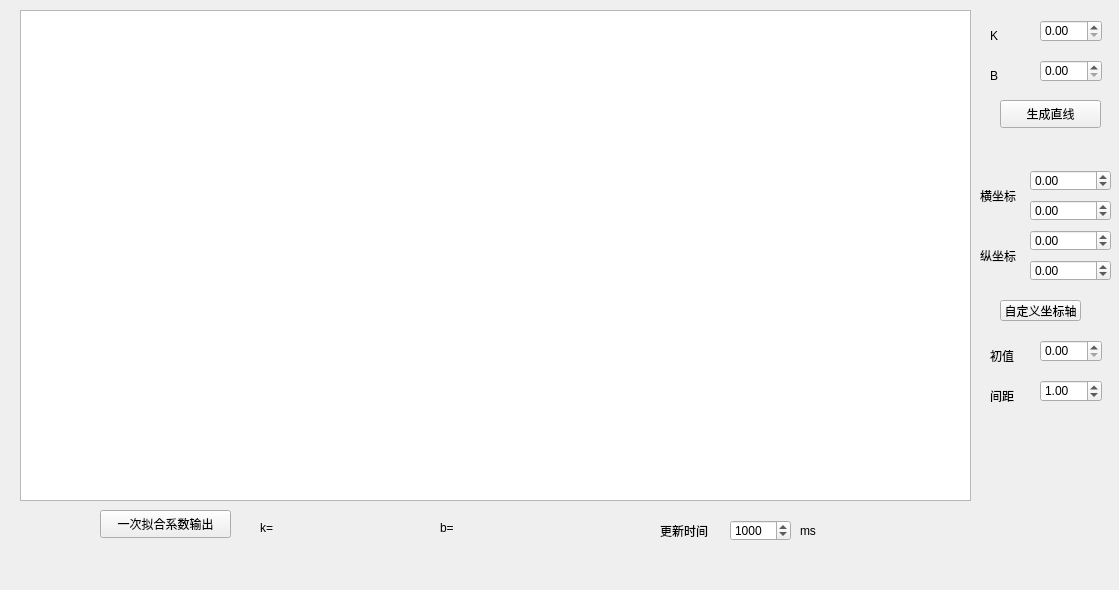
<?xml version="1.0" encoding="UTF-8"?>
<ui version="4.0">
 <class>chart2</class>
 <widget class="QWidget" name="chart2">
  <property name="geometry">
   <rect>
    <x>0</x>
    <y>0</y>
    <width>1119</width>
    <height>590</height>
   </rect>
  </property>
  <property name="windowTitle">
   <string>Form</string>
  </property>
  <widget class="QLabel" name="label_2">
   <property name="geometry">
    <rect>
     <x>260</x>
     <y>520</y>
     <width>151</width>
     <height>16</height>
    </rect>
   </property>
   <property name="text">
    <string>k=     </string>
   </property>
  </widget>
  <widget class="QPushButton" name="pushButton_2">
   <property name="geometry">
    <rect>
     <x>1000</x>
     <y>100</y>
     <width>101</width>
     <height>28</height>
    </rect>
   </property>
   <property name="text">
    <string>生成直线</string>
   </property>
  </widget>
  <widget class="QChartView" name="listWidget">
   <property name="geometry">
    <rect>
     <x>20</x>
     <y>10</y>
     <width>951</width>
     <height>491</height>
    </rect>
   </property>
  </widget>
  <widget class="QPushButton" name="pushButton_3">
   <property name="geometry">
    <rect>
     <x>100</x>
     <y>510</y>
     <width>131</width>
     <height>28</height>
    </rect>
   </property>
   <property name="text">
    <string>一次拟合系数输出</string>
   </property>
  </widget>
  <widget class="QLabel" name="label_3">
   <property name="geometry">
    <rect>
     <x>440</x>
     <y>520</y>
     <width>161</width>
     <height>16</height>
    </rect>
   </property>
   <property name="text">
    <string>b=</string>
   </property>
  </widget>
  <widget class="QDoubleSpinBox" name="doubleSpinBox">
   <property name="geometry">
    <rect>
     <x>1040</x>
     <y>20</y>
     <width>62</width>
     <height>22</height>
    </rect>
   </property>
  </widget>
  <widget class="QDoubleSpinBox" name="doubleSpinBox_2">
   <property name="geometry">
    <rect>
     <x>1040</x>
     <y>60</y>
     <width>62</width>
     <height>22</height>
    </rect>
   </property>
  </widget>
  <widget class="QLabel" name="label">
   <property name="geometry">
    <rect>
     <x>990</x>
     <y>30</y>
     <width>54</width>
     <height>12</height>
    </rect>
   </property>
   <property name="text">
    <string>K</string>
   </property>
  </widget>
  <widget class="QLabel" name="label_4">
   <property name="geometry">
    <rect>
     <x>990</x>
     <y>70</y>
     <width>54</width>
     <height>12</height>
    </rect>
   </property>
   <property name="text">
    <string>B</string>
   </property>
  </widget>
  <widget class="QSpinBox" name="spinBox">
   <property name="geometry">
    <rect>
     <x>730</x>
     <y>520</y>
     <width>61</width>
     <height>21</height>
    </rect>
   </property>
   <property name="maximum">
    <number>10000</number>
   </property>
   <property name="value">
    <number>1000</number>
   </property>
   <property name="displayIntegerBase">
    <number>10</number>
   </property>
  </widget>
  <widget class="QLabel" name="label_5">
   <property name="geometry">
    <rect>
     <x>660</x>
     <y>520</y>
     <width>61</width>
     <height>21</height>
    </rect>
   </property>
   <property name="text">
    <string>更新时间</string>
   </property>
  </widget>
  <widget class="QLabel" name="label_6">
   <property name="geometry">
    <rect>
     <x>800</x>
     <y>520</y>
     <width>51</width>
     <height>21</height>
    </rect>
   </property>
   <property name="text">
    <string>ms</string>
   </property>
  </widget>
  <widget class="QLabel" name="label_8">
   <property name="geometry">
    <rect>
     <x>980</x>
     <y>190</y>
     <width>54</width>
     <height>12</height>
    </rect>
   </property>
   <property name="text">
    <string>横坐标</string>
   </property>
  </widget>
  <widget class="QLabel" name="label_9">
   <property name="geometry">
    <rect>
     <x>980</x>
     <y>250</y>
     <width>53</width>
     <height>12</height>
    </rect>
   </property>
   <property name="text">
    <string>纵坐标</string>
   </property>
  </widget>
  <widget class="QPushButton" name="pushButton">
   <property name="geometry">
    <rect>
     <x>1000</x>
     <y>300</y>
     <width>81</width>
     <height>21</height>
    </rect>
   </property>
   <property name="text">
    <string>自定义坐标轴</string>
   </property>
  </widget>
  <widget class="QDoubleSpinBox" name="doubleSpinBox_3">
   <property name="geometry">
    <rect>
     <x>1030</x>
     <y>170</y>
     <width>81</width>
     <height>21</height>
    </rect>
   </property>
   <property name="minimum">
    <double>-99999999.000000000000000</double>
   </property>
   <property name="maximum">
    <double>99999999.000000000000000</double>
   </property>
  </widget>
  <widget class="QDoubleSpinBox" name="doubleSpinBox_4">
   <property name="geometry">
    <rect>
     <x>1030</x>
     <y>200</y>
     <width>81</width>
     <height>21</height>
    </rect>
   </property>
   <property name="minimum">
    <double>-99999999.000000000000000</double>
   </property>
   <property name="maximum">
    <double>99999999.000000000000000</double>
   </property>
  </widget>
  <widget class="QDoubleSpinBox" name="doubleSpinBox_5">
   <property name="geometry">
    <rect>
     <x>1030</x>
     <y>230</y>
     <width>81</width>
     <height>21</height>
    </rect>
   </property>
   <property name="minimum">
    <double>-99999999.000000000000000</double>
   </property>
   <property name="maximum">
    <double>99999999.000000000000000</double>
   </property>
  </widget>
  <widget class="QDoubleSpinBox" name="doubleSpinBox_6">
   <property name="geometry">
    <rect>
     <x>1030</x>
     <y>260</y>
     <width>81</width>
     <height>21</height>
    </rect>
   </property>
   <property name="minimum">
    <double>-99999999.000000000000000</double>
   </property>
   <property name="maximum">
    <double>99999999.000000000000000</double>
   </property>
  </widget>
  <widget class="QDoubleSpinBox" name="doubleSpinBox_7">
   <property name="geometry">
    <rect>
     <x>1040</x>
     <y>340</y>
     <width>62</width>
     <height>22</height>
    </rect>
   </property>
  </widget>
  <widget class="QLabel" name="label_7">
   <property name="geometry">
    <rect>
     <x>990</x>
     <y>350</y>
     <width>54</width>
     <height>12</height>
    </rect>
   </property>
   <property name="text">
    <string>初值</string>
   </property>
  </widget>
  <widget class="QLabel" name="label_10">
   <property name="geometry">
    <rect>
     <x>990</x>
     <y>390</y>
     <width>54</width>
     <height>12</height>
    </rect>
   </property>
   <property name="text">
    <string>间距</string>
   </property>
  </widget>
  <widget class="QDoubleSpinBox" name="doubleSpinBox_8">
   <property name="geometry">
    <rect>
     <x>1040</x>
     <y>380</y>
     <width>62</width>
     <height>22</height>
    </rect>
   </property>
   <property name="value">
    <double>1.000000000000000</double>
   </property>
  </widget>
 </widget>
 <customwidgets>
  <customwidget>
   <class>QChartView</class>
   <extends>QListWidget</extends>
   <header>qchartview.h</header>
  </customwidget>
 </customwidgets>
 <resources/>
 <connections/>
</ui>
